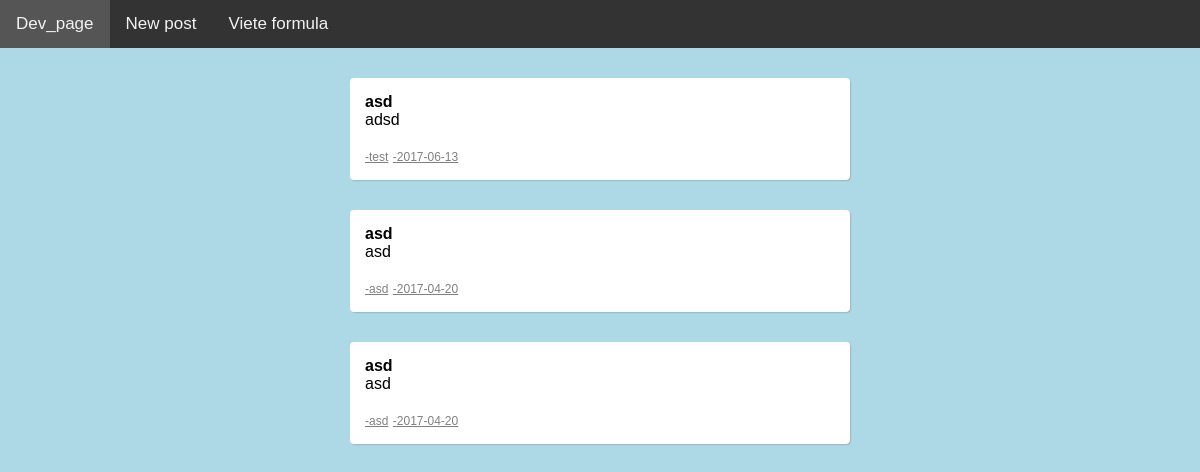
Screenshot of /viete/index.php?t=asd with the database file from the repository.
### tables this page shows
CREATE TABLE IF NOT EXISTS `post` (
  `id` int(11) NOT NULL AUTO_INCREMENT,
  `cim` text NOT NULL,
  `tartalom` text NOT NULL,
  `szerzo` text NOT NULL,
  `datum` date NOT NULL,
  PRIMARY KEY (`id`)
);

### viete/pages/main.php (the view, shortened to what this page needs)
<?php
include "connect.php";
if (isset($_GET["u"])) {
  $sql = "SELECT post.cim, post.tartalom, post.szerzo, post.datum FROM post WHERE post.szerzo like '".$_GET["u"]."' ORDER BY post.id DESC";
  $result = mysqli_query($conn, $sql);
  if (mysqli_num_rows($result) > 0) {
    while($content = mysqli_fetch_assoc($result)) {
      echo "<div id='post'><h1><a style='text-decoration: none;color:black' href='?t=".$content["cim"]."'>" . $content["cim"] . "</a></h1><p>" . $content["tartalom"] . "</p><br><a style='font-size: 12px; color:gray;' href=?u=".$content["szerzo"].">-" . $content["szerzo"] . "</a> <a style='font-size: 12px; color:gray;' href=?d=".$content["datum"].">-" . $content["datum"] . "</a></div>";
    }
  } else {
    echo "Ez a felhasználó még nem írt postot.";
  }
}
elseif (isset($_GET["t"])) {
  $sql = "SELECT post.cim, post.tartalom, post.szerzo, post.datum FROM post WHERE post.cim like '".$_GET["t"]."' ORDER BY post.id DESC";
  $result = mysqli_query($conn, $sql);
  if (mysqli_num_rows($result) > 0) {
    while($content = mysqli_fetch_assoc($result)) {
      echo "<div id='post'><h1><a style='text-decoration: none;color:black' href='?t=".$content["cim"]."'>" . $content["cim"] . "</a></h1><p>" . $content["tartalom"] . "</p><br><a style='font-size: 12px; color:gray;' href=?u=".$content["szerzo"].">-" . $content["szerzo"] . "</a> <a style='font-size: 12px; color:gray;' href=?d=".$content["datum"].">-" . $content["datum"] . "</a></div>";
    }
  } else {
    echo "Nincs ilyen cím.";
  }
}
?>

### viete/css/stylesheet.css (style rules this page uses)
* { margin: 0; padding: 0; font-family: "Arial"; font-size: 16px; }
body { background-color: lightblue; }
#content p { background-color: #fff; }
#post { padding: 15px; background-color: #fff; border-radius: 4px; box-shadow: 1px 1px 2px -1px rgba(0,0,0,0.45); margin-bottom: 30px; }

### rows the page displays
post: cim "asd", tartalom "adsd", szerzo "test", datum "2017-06-13"
post: cim "asd", tartalom "asd", szerzo "asd", datum "2017-04-20"
post: cim "asd", tartalom "asd", szerzo "asd", datum "2017-04-20"
